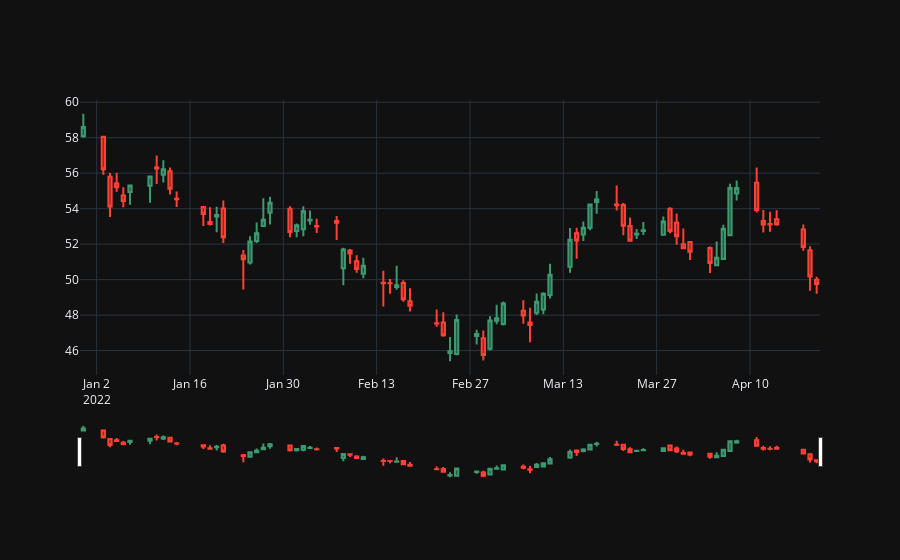

The notebook cell saved with this chart:
### Code cell
old = old.reset_index()
for i in ['Open', 'High', 'Close', 'Low']:
      old[i]  =  old[i].astype('float64')

import plotly.graph_objects as go
fig = go.Figure(data=[go.Candlestick(x=old['Date'],
                                   open=old['Open'],
high=old['High'],
low=old['Low'],
close=old['Close'])])
fig.show()
